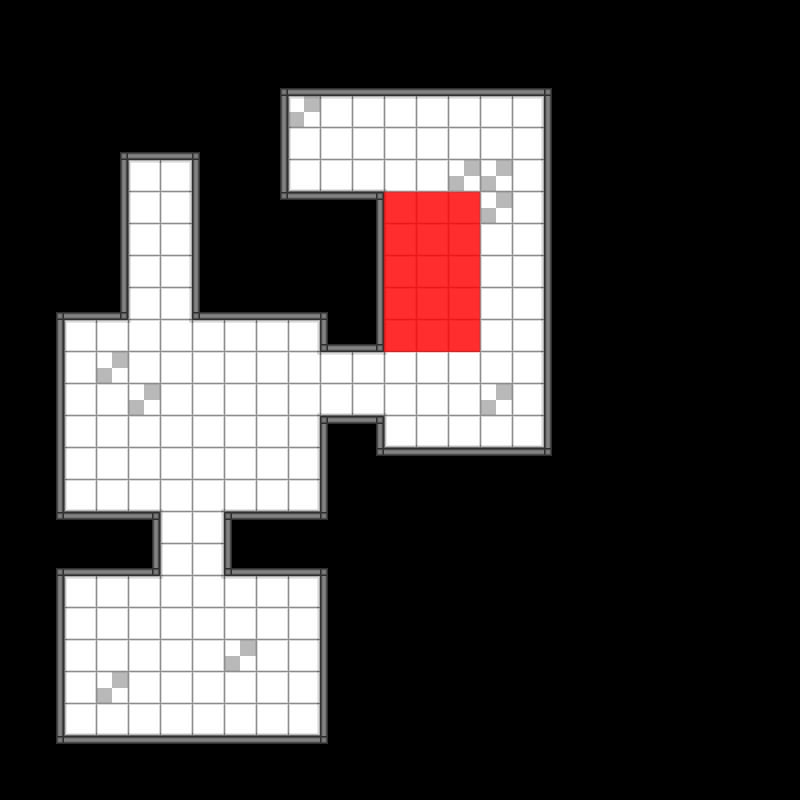

Tiled map render using the project's own tile images. Description and the map definition, with tile-layer contents summarised, below:
An orthogonal 25x25 tile map with 32x32 px tiles, 3 tile layers (Collisions, Tiles-1, Tiles-2) and 8 objects.

<map version="1.0" tiledversion="2017.07.26" orientation="orthogonal" renderorder="right-down" width="25" height="25" tilewidth="32" tileheight="32" nextobjectid="40">
 <tileset firstgid="1" source="TileSet.tsx" />
 <layer name="Collisions" width="25" height="25">
  <data>[625 cells, 625 non-empty, 3 distinct tile ids]</data>
 </layer>
 <layer name="Tiles-1" width="25" height="25">
  <data>[625 cells, 170 non-empty, 17 distinct tile ids]</data>
 </layer>
 <layer name="Tiles-2" width="25" height="25">
  <data>[625 cells, 455 non-empty, 13 distinct tile ids]</data>
 </layer>
 <objectgroup name="Objetos">
  <object id="22" gid="237" x="320" y="160" width="32" height="32">
   <properties>
    <property name="nextlevel" type="int" value="2" />
   </properties>
  </object>
  <object id="24" gid="255" x="176" y="432" width="32" height="32" />
  <object id="26" gid="161" x="176" y="688" width="32" height="32" />
  <object id="30" gid="198" x="512" y="288" width="32" height="32">
   <properties>
    <property name="pattern" value="luld" />
    <property name="timer" type="float" value="10" />
   </properties>
  </object>
  <object id="31" gid="225" x="144" y="208" width="32" height="32">
   <properties>
    <property name="cordX" type="float" value="336" />
    <property name="cordY" type="float" value="368" />
    <property name="direction" type="int" value="0" />
    <property name="speed" type="float" value="5" />
    <property name="timer" type="float" value="1" />
   </properties>
  </object>
  <object id="34" gid="256" x="144" y="304" width="32" height="32" />
  <object id="38" gid="238" x="176" y="527.71" width="32" height="32">
   <properties>
    <property name="text" type="int" value="5" />
   </properties>
  </object>
  <object id="39" gid="238" x="400" y="400" width="32" height="32">
   <properties>
    <property name="text" type="int" value="8" />
   </properties>
  </object>
 </objectgroup>
</map>
